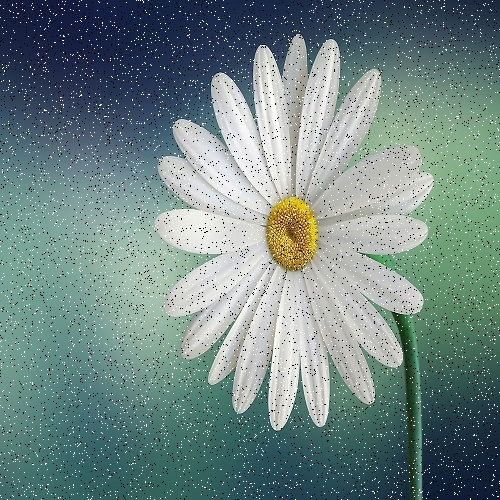
#> input picture Assignment_6/resources/noise.jpg, 500 x 500 px
$ python B_c.py
#> lines starting #> are read from the running program, lines starting #| are printed output that depends on the picture
# Show that wavelet transform can be used to remove noise.
import cv2
from skimage.restoration import denoise_wavelet

def main():
	img = cv2.imread('resources/noise.jpg', 0)
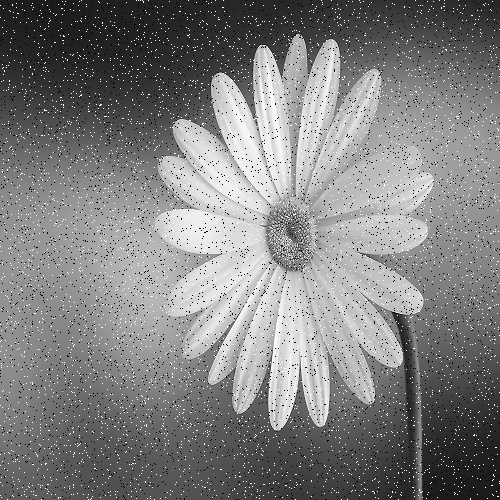
#> img: shape (500, 500); min 0, max 255, mean 127.4

	# Denoising using Byes
	denoised_img = denoise_wavelet(img, method='BayesShrink', mode='soft', wavelet_levels=5, wavelet='bior6.8', rescale_sigma=True)

	cv2.imshow('Original image', img)
	cv2.imshow('Denoise image using Byes', denoised_img)

	cv2.waitKey(0)
	cv2.destroyAllWindows()

if __name__ == "__main__":
	main()

$ run again, with Assignment_6/resources/image-square.jpeg copied over Assignment_6/resources/noise.jpg
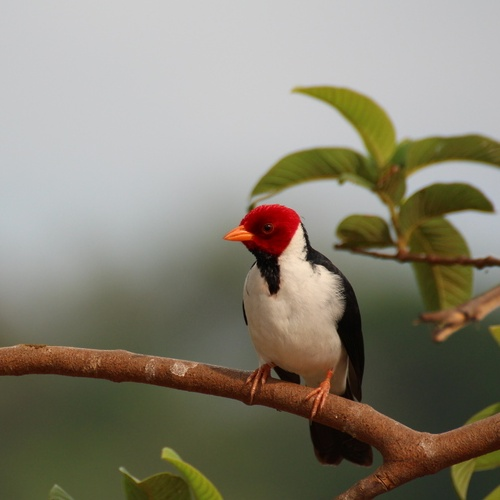
#> input picture Assignment_6/resources/image-square.jpeg, 500 x 500 px
#> in main, `img = cv2.imread('resources/noise.jpg', 0)`:
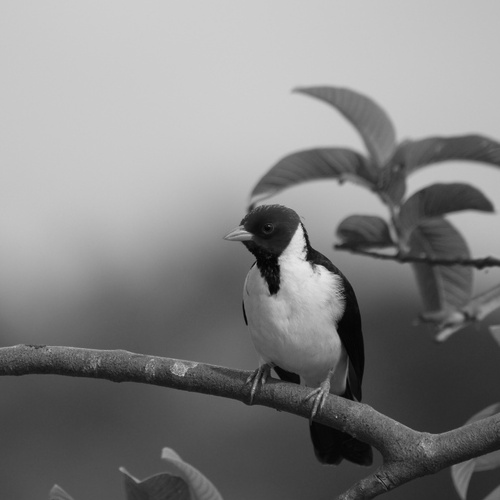
#> img: shape (500, 500); min 1, max 230, mean 130.7
